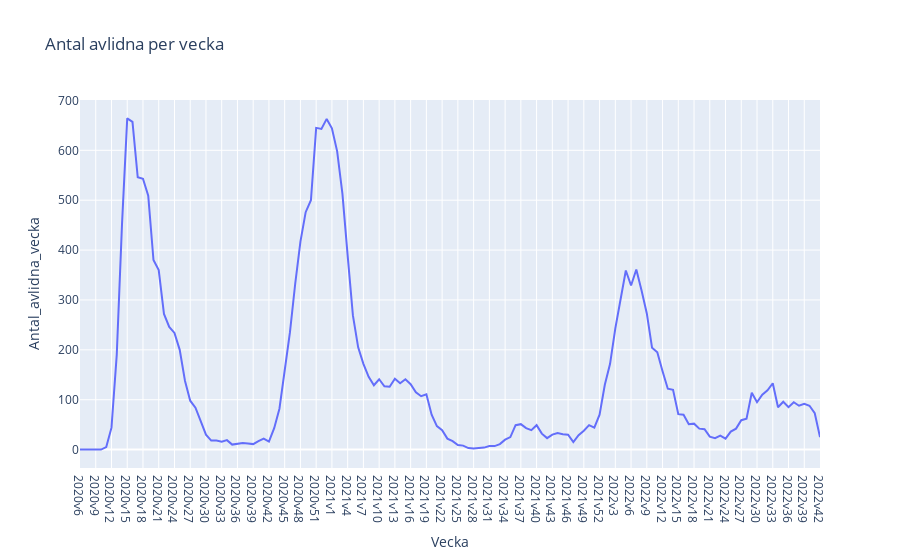
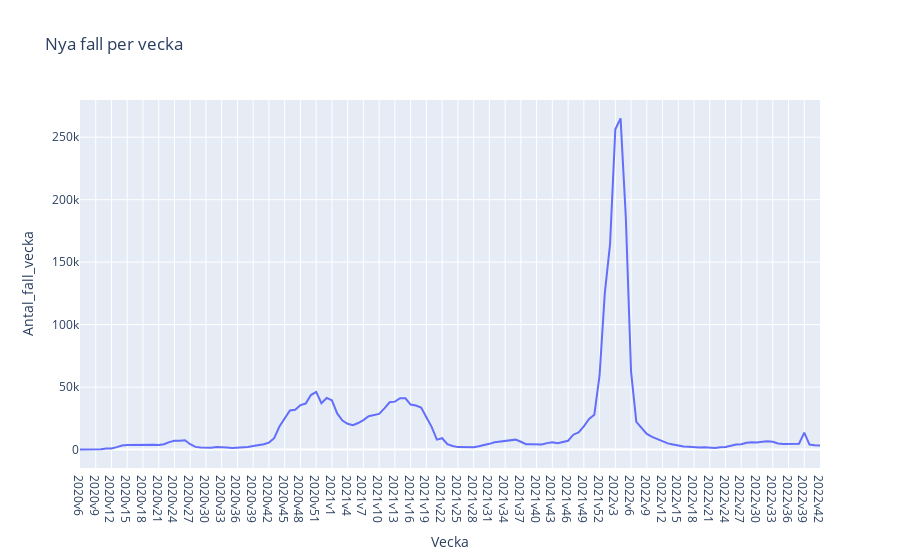
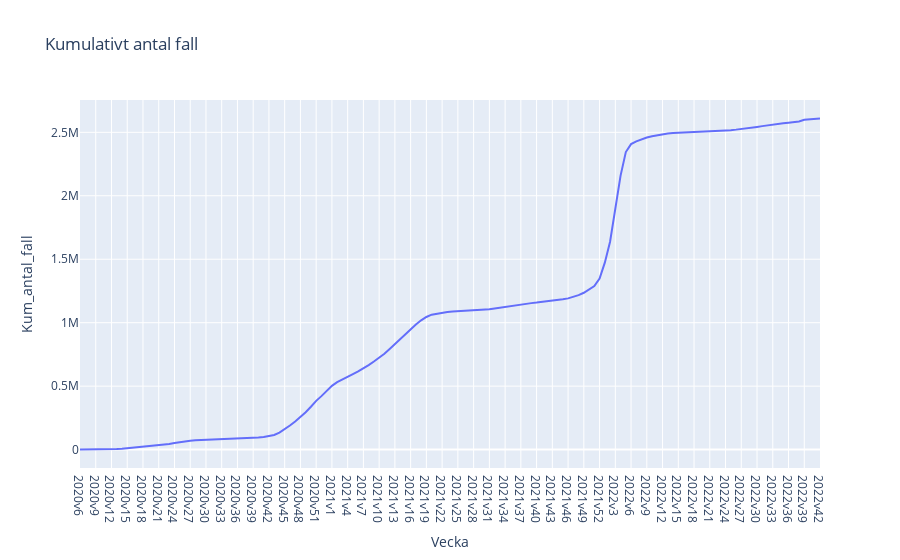
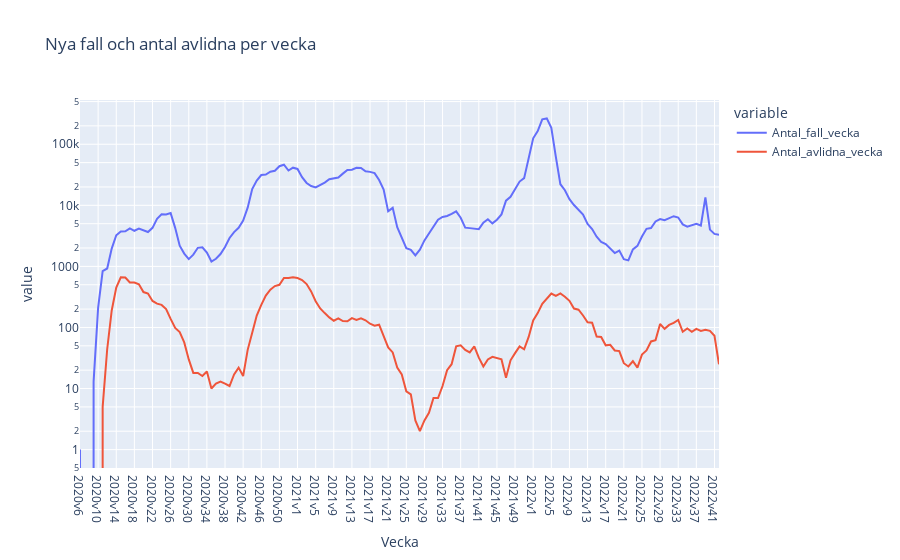

Notebook code for these charts, in order:
### Markdown cell above
### Uppgift 1c-1d-1e-1f
- plotly_express

### Code cell
def plotly_express_lineplot(df, x, y, title):
    """a function that uses plotly_express to create a lineplot and saves it as a html file"""
    fig = px.line(df, x=x, y=y, title=title)
    # https://stackoverflow.com/questions/35630748/how-to-save-multiple-plots-in-a-folder
    fig.write_html(f"./Visualiseringar/{title}.html")
    fig.show()


plotly_express_lineplot(df, "Vecka", "Antal_avlidna_vecka", "Antal avlidna per vecka")
plotly_express_lineplot(df, "Vecka", "Antal_fall_vecka", "Nya fall per vecka")
plotly_express_lineplot(df, "Vecka", "Kum_antal_fall", "Kumulativt antal fall")

# this plot is not included in the function above, because i had to log the y-axis, so the data would be more readable
fig = px.line(
    df,
    x="Vecka",
    y=["Antal_fall_vecka", "Antal_avlidna_vecka"],
    title="Nya fall och antal avlidna per vecka",
    log_y=True,
)
fig.show()
fig.write_html("./Visualiseringar/Nya fall och antal avlidna per vecka.html")

### Figure 1 — Plotly figure (JSON) as saved in the notebook; plotly's stock layout.template omitted (floating-point values rounded to 4 significant figures; data arrays with more than 128 entries replaced by an {"elided": "..."} marker saying what was removed)
{"data": [{"hovertemplate": "Vecka=%{x}<br>Antal_avlidna_vecka=%{y}<extra></extra>", "legendgroup": "", "line": {"color": "#636efa", "dash": "solid"}, "marker": {"symbol": "circle"}, "mode": "lines", "name": "", "orientation": "v", "showlegend": false, "type": "scatter", "x": {"elided": "142 str values"}, "xaxis": "x", "y": {"elided": "142 int values"}, "yaxis": "y"}], "layout": {"legend": {"tracegroupgap": 0}, "title": {"text": "Antal avlidna per vecka"}, "xaxis": {"anchor": "y", "domain": [0, 1], "title": {"text": "Vecka"}}, "yaxis": {"anchor": "x", "domain": [0, 1], "title": {"text": "Antal_avlidna_vecka"}}}}

### Figure 2 — Plotly figure (JSON) as saved in the notebook; plotly's stock layout.template omitted (floating-point values rounded to 4 significant figures; data arrays with more than 128 entries replaced by an {"elided": "..."} marker saying what was removed)
{"data": [{"hovertemplate": "Vecka=%{x}<br>Antal_fall_vecka=%{y}<extra></extra>", "legendgroup": "", "line": {"color": "#636efa", "dash": "solid"}, "marker": {"symbol": "circle"}, "mode": "lines", "name": "", "orientation": "v", "showlegend": false, "type": "scatter", "x": {"elided": "142 str values"}, "xaxis": "x", "y": {"elided": "142 int values"}, "yaxis": "y"}], "layout": {"legend": {"tracegroupgap": 0}, "title": {"text": "Nya fall per vecka"}, "xaxis": {"anchor": "y", "domain": [0, 1], "title": {"text": "Vecka"}}, "yaxis": {"anchor": "x", "domain": [0, 1], "title": {"text": "Antal_fall_vecka"}}}}

### Figure 3 — Plotly figure (JSON) as saved in the notebook; plotly's stock layout.template omitted (floating-point values rounded to 4 significant figures; data arrays with more than 128 entries replaced by an {"elided": "..."} marker saying what was removed)
{"data": [{"hovertemplate": "Vecka=%{x}<br>Kum_antal_fall=%{y}<extra></extra>", "legendgroup": "", "line": {"color": "#636efa", "dash": "solid"}, "marker": {"symbol": "circle"}, "mode": "lines", "name": "", "orientation": "v", "showlegend": false, "type": "scatter", "x": {"elided": "142 str values"}, "xaxis": "x", "y": {"elided": "142 int values"}, "yaxis": "y"}], "layout": {"legend": {"tracegroupgap": 0}, "title": {"text": "Kumulativt antal fall"}, "xaxis": {"anchor": "y", "domain": [0, 1], "title": {"text": "Vecka"}}, "yaxis": {"anchor": "x", "domain": [0, 1], "title": {"text": "Kum_antal_fall"}}}}

### Figure 4 — Plotly figure (JSON) as saved in the notebook; plotly's stock layout.template omitted (floating-point values rounded to 4 significant figures; data arrays with more than 128 entries replaced by an {"elided": "..."} marker saying what was removed)
{"data": [{"hovertemplate": "variable=Antal_fall_vecka<br>Vecka=%{x}<br>value=%{y}<extra></extra>", "legendgroup": "Antal_fall_vecka", "line": {"color": "#636efa", "dash": "solid"}, "marker": {"symbol": "circle"}, "mode": "lines", "name": "Antal_fall_vecka", "orientation": "v", "showlegend": true, "type": "scatter", "x": {"elided": "142 str values"}, "xaxis": "x", "y": {"elided": "142 int values"}, "yaxis": "y"}, {"hovertemplate": "variable=Antal_avlidna_vecka<br>Vecka=%{x}<br>value=%{y}<extra></extra>", "legendgroup": "Antal_avlidna_vecka", "line": {"color": "#EF553B", "dash": "solid"}, "marker": {"symbol": "circle"}, "mode": "lines", "name": "Antal_avlidna_vecka", "orientation": "v", "showlegend": true, "type": "scatter", "x": {"elided": "142 str values"}, "xaxis": "x", "y": {"elided": "142 int values"}, "yaxis": "y"}], "layout": {"legend": {"title": {"text": "variable"}, "tracegroupgap": 0}, "title": {"text": "Nya fall och antal avlidna per vecka"}, "xaxis": {"anchor": "y", "domain": [0, 1], "title": {"text": "Vecka"}}, "yaxis": {"anchor": "x", "domain": [0, 1], "title": {"text": "value"}, "type": "log"}}}
